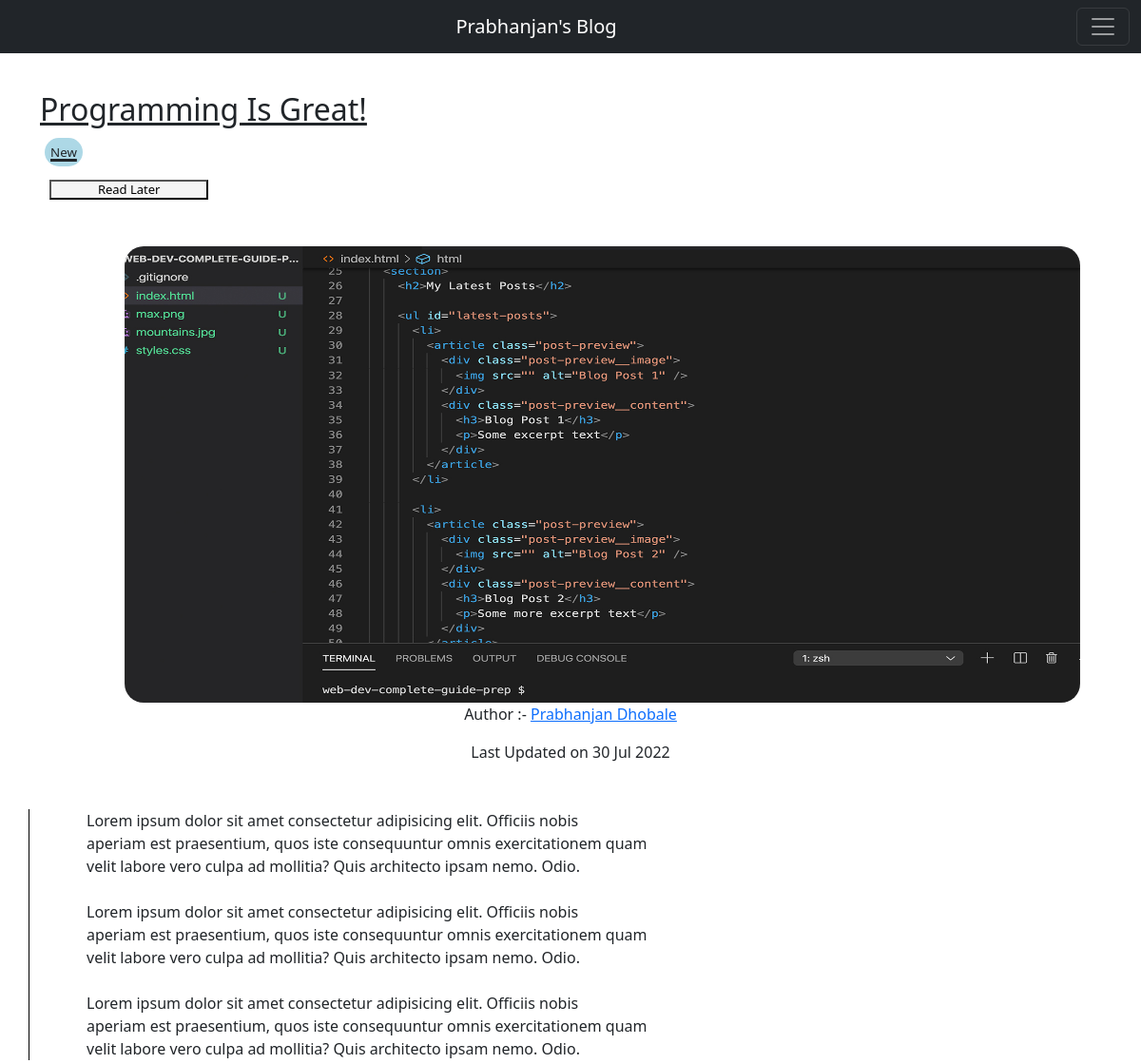
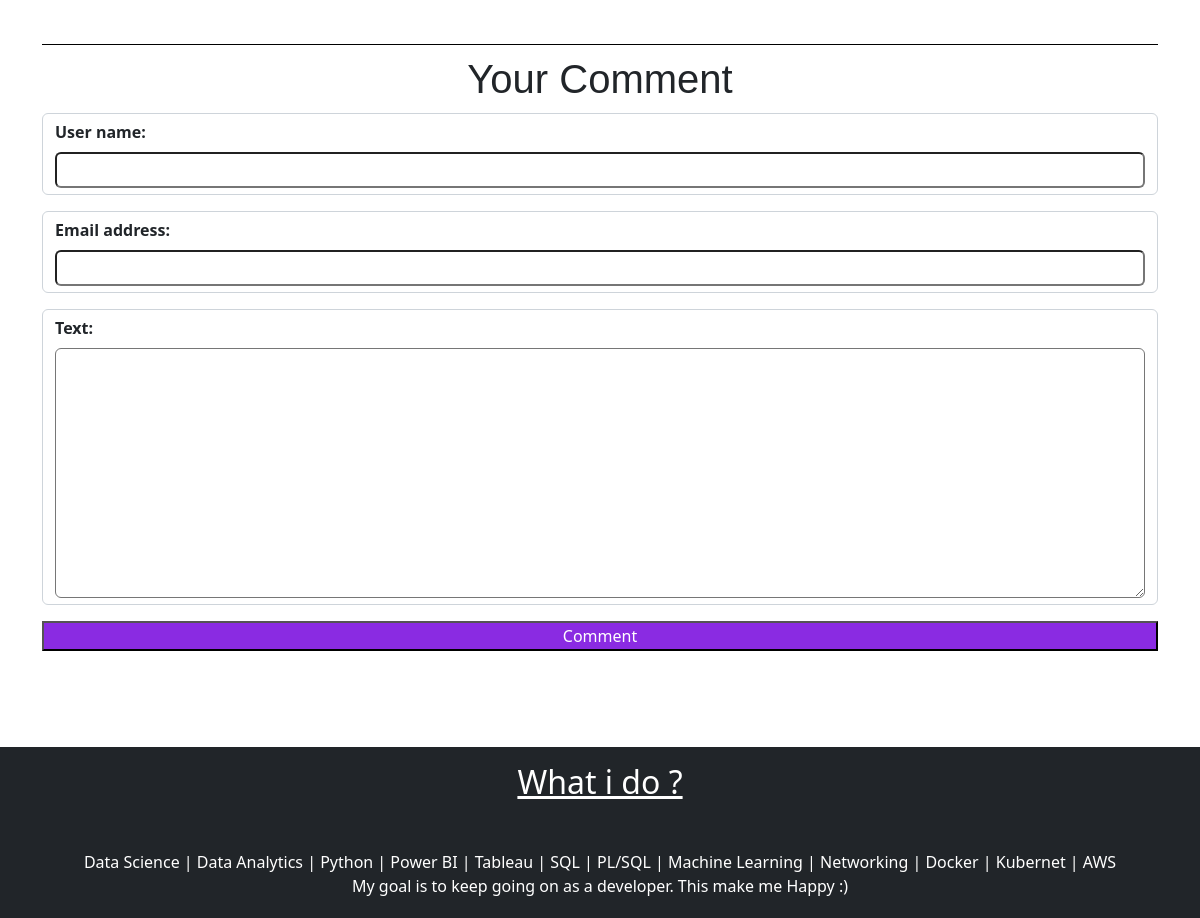
Page /posts/programming-is-fun on the committed database (2 pictures, top to bottom).
### blog/models.py (models this page shows, shortened)
class Post(models.Model):
    title = models.CharField(max_length=150)
    excerpt = models.CharField(max_length=200)
    image = models.ImageField(upload_to="posts", null=True)
    date = models.DateField(auto_now=True)
    slug = models.SlugField(unique=True, db_index=True)
    content = models.TextField(validators=[MinLengthValidator(10)])
    author = models.ForeignKey(
        Authors, null=True, on_delete=models.SET_NULL, related_name="posts")
    tags = models.ManyToManyField(Tag)

class Tag(models.Model):
    caption = models.CharField(max_length=20)

class Authors(models.Model):
    first_name = models.CharField(max_length=100)
    last_name = models.CharField(max_length=100)
    email_address = models.EmailField()
    def __str__(self) -> str:
        return f"{self.first_name} {self.last_name}"

### blog/views.py (the view, shortened to what this page needs)
# urls.py: path('posts/<slug:slug>', views.SinglePostView.as_view(), name="hole_post"),
class SinglePostView(DetailView):
    def is_stored_post(self, request, post_id):
        stored_posts = request.session.get("stored_posts")
        if stored_posts is not None:
            is_saved_for_later = post_id in stored_posts
        else:
            is_saved_for_later = False
        return is_saved_for_later
    def get(self, request, slug):
        post = Post.objects.get(slug=slug)
        context = {
            "post":post,
            "post_tags":post.tags.all(),
            "comment_form":CommentForm(),
            "comments": post.comments.all().order_by("-id"),
            "saved_for_later": self.is_stored_post(request, post.id)
        }
        return render(request, "blog/post-details.html", context)

### blog/forms.py
class CommentForm(forms.ModelForm):
    class Meta:
        model = Comment
        exclude = ["post"]
        label = {
            "user_name" : 'Your Name',
            "user_email": 'Your Email',
            "text": "Your Comment"
        }

### blog/templates/blog/post-details.html (shortened to what this page needs)
{% extends 'skeleton.html' %}
{% load static %}
{% block content %}
<section class="container">
    <h2>
        {{post.title}} <br />
        <span>
            {% for tag in post_tags %}
                <span style="font-size: 10pt; background-color: lightblue; margin: 0 5px;padding:6px;border-radius: 20px;">{{tag.caption}} </span>
            {% endfor %}
            <form action="{% url 'read-later' %}" method="POST">
                {% if saved_for_later %}
                <button class="btn-read-later">Remove From Read Later</button>
                {% else %}
                <button class="btn-read-later">Read Later</button>
                {% endif %}
            </form>
        </span>
    </h2>
    <article>
        <img class="img-blog text-center" src="{{ post.image.url }}" alt="{{post.title}}" />
        <address class="text-center">Author :- <a href="mailto:{{post.author.email_address}}">{{post.author}}</a></address>
        <div class="text-center">
            Last Updated on <time>{{post.date| date:'d M Y'}}</time>
        </div>
    </article>
</section>
<main class="container main-blog">
    <div class="m-5">
        {{post.content| linebreaksbr}}
    </div>
</main>
<main class="container">
    <form class="form-cls" action="{% url 'hole_post' post.slug %}" method="POST">
       <h1>Your Comment</h1>
       {% for form_field in comment_form %}
        <div class="form-control {% if form_field_errors %} invalid {% endif %}">
            {{form_field.label_tag}}
            {{form_field}}
        </div>
       {% endfor %}
       <button>Comment</button>
    </form>
</main>
{% endblock %}

### blog/templates/blog/post-details.html (style rules this page uses)
.img-blog { width: 90%; height: 30rem; margin: 0 8%; border-radius: 20px; }
h2 { margin-top: 6rem; margin-bottom: 3rem; text-decoration: underline; }
.main-blog { border-left: 1px solid black; }
.form-cls h1 { margin: 10px auto; text-align: center; font-family: 'Trebuchet MS', 'Lucida Sans Unicode', 'Lucida Grande', 'Lucida Sans', Arial, sans-serif; }
.form-cls { border-top: 1px solid black; }
.form-control { margin-bottom: 1rem; }
.form-control label { font-weight: bold; margin-bottom: 0.5rem; display: block; }
.form-control input, .form-control textarea { display: block; width: 100%; font: inherit; padding: 0.25rem; border-radius: 6px; }
.form-cls button { width: 100%; background-color: blueviolet; color: white; }
.btn-read-later { height: 15%; width: 15%; font-size: small; background: whitesmoke; color: black; margin: 0 10px; cursor: pointer; }

### rows in the picture
Post: title "Programming Is Great!", image (picture), author "Prabhanjan Dhobale", date "30 Jul 2022", content "Lorem ipsum dolor sit amet consectetur adipisicing elit. Officiis nobis aperiam est praesentium, quos iste consequuntur omnis exercitationem quam velit labore vero culpa ad mollitia? Quis architecto ipsam nemo. Odio. Lorem ipsum dolor sit amet consectetur adipisicing elit. Officiis nobis aperiam est praesentium, quos iste consequuntur omnis exercitationem quam velit labore vero culpa ad mollitia? Quis architecto ipsam nemo. Odio. Lorem ipsum dolor sit amet consectetur adipisicing elit. Officiis nobis aperiam est praesentium, quos iste consequuntur omnis exercitationem quam velit labore vero culpa ad mollitia? Quis architecto ipsam nemo. Odio."
Tag: caption "New"
